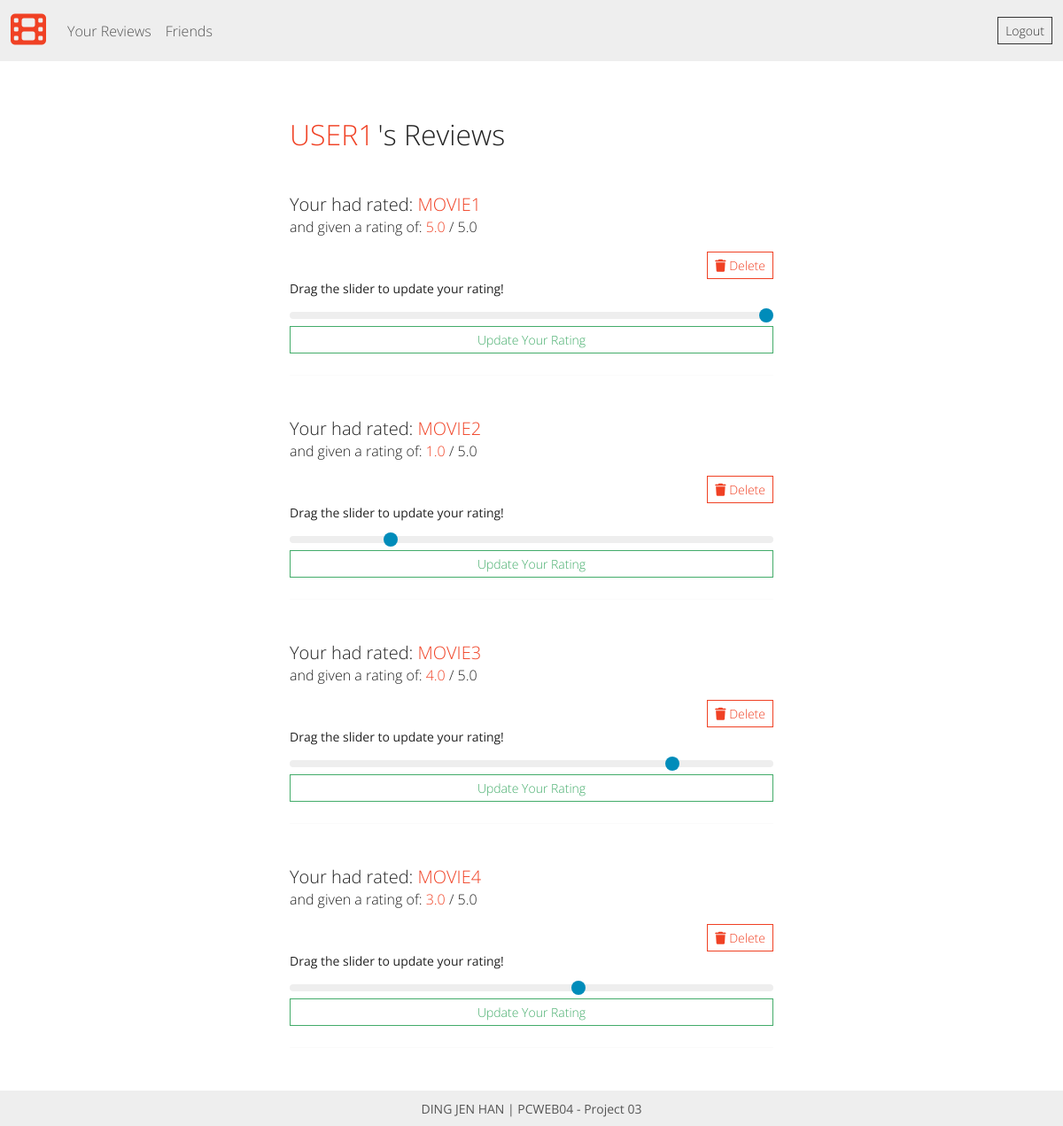
Page /yourreview.php?user=user1 (signed in) on the committed database.
### tables this page shows
CREATE TABLE `movie_reviews` (
  `user_id` int(11) NOT NULL,
  `movie_id` int(11) NOT NULL,
  `ratings` decimal(2,1) DEFAULT NULL
);

CREATE TABLE `movies` (
  `movie_id` int(11) NOT NULL,
  `movie_name` varchar(30) DEFAULT NULL
);

### yourreview.php (the view, shortened to what this page needs)
<?php
require "dbconfig/config.php";
include "inc/header.php";
include "inc/footer.php";
include "inc/navbar.php";
?>
<body>
	<?php
	$user = $_GET['user'];
	$query = "SELECT user_id FROM userinfo WHERE username = '$user'";
	$result = mysqli_query($con, $query);
	$row = mysqli_fetch_array($result);
	$userid = $row['user_id'];
	?>
	<div class="container mt-5">
		<div class="row">
			<div class="container">
				<div class="row justify-content-center align-items-center">
					<div class="col-10 col-md-8 col-lg-6">
						<div class="my-3">
							<h2 class="d-inline text-danger"><?= strtoupper($user); ?></h2>
							<h2 class="d-inline">'s Reviews</h2>
						</div>
						<?php
						$query = "	SELECT movies.movie_name, movie_reviews.ratings, movie_reviews.user_id, movie_reviews.movie_id
									FROM movies
									LEFT JOIN movie_reviews
									ON movies.movie_id = movie_reviews.movie_id
									WHERE movie_reviews.user_id = $userid;
								 ";
						$result = mysqli_query($con, $query);
						while ($row = mysqli_fetch_array($result)) {
							$movieid = $row['movie_id'];
							$userrating = $row['ratings'];
							$movierated = $row['movie_name'];
							echo '
									<div class="mt-5">
									<h5 class="d-inline"> Your had rated: </h5>
									<h5 class="d-inline text-danger"> ' . strtoupper($movierated) . ' </h5>
									</div>
									<div class="mb-3">
									<h6 class="d-inline"> and given a rating of: </h6>
									<h6 class="d-inline text-danger">' . $userrating . '</h6>
									<h6 class="d-inline"> / 5.0</h6>
									</div>
								';
							if ($_GET["user"] == $_SESSION["username"]) {
								echo ' <form class="" method="post" action = " ';
								echo htmlspecialchars('./yourreview.php?user=' . $user . '');
								echo '">';
								echo "
										<div class='d-flex flex-row-reverse'>
										<button class='btn btn-sm btn-outline-danger' name='delrecord' type='submit'>
										<i class='fas fa-trash'></i> Delete </button>
										<input class='' type='hidden' name='movieid' value='$movieid' readonly>
										</div>
										</form>
									 ";
								echo '
								<form class="hiddenform" method="post" action = " ';
								echo htmlspecialchars('./yourreview.php?user=' . $user . '');
								echo '">';
								echo "
									<div class='d-grid mb-4'>
										<label class='form-label'>Drag the slider to update your rating!</label>
										<input class='form-range' min='0' max='5' step='1' value='$userrating' type='range' name='rating'>
										<input class='btn btn-sm btn-outline-success' type='submit' value='Update Your Rating' name='rate'>
										<input class='btn' type='hidden' name='movieid' value='$movieid'>
									</div>
									<hr class='text-light'>
								</form>
								";
							}
						}
						?>
					</div>
				</div>
			</div>
		</div>
	</div>
	<br>

### inc/header.php (shortened to what this page needs)
<!DOCTYPE html>
<html>
<head>
    <link rel="stylesheet" type="text/css" href="https://cdn.jsdelivr.net/npm/bootswatch@5.0.1/dist/yeti/bootstrap.min.css">
    <link rel="stylesheet" href="https://use.fontawesome.com/releases/v5.6.3/css/all.css">
</head>

### inc/footer.php (shortened to what this page needs)
<footer class="fixed-bottom bg-light text-muted text-center pt-2 pb-2">
        <small>DING JEN HAN | PCWEB04 - Project 03 </small>
</footer>
</body>
</html>

### inc/navbar.php (shortened to what this page needs)
<nav class="navbar navbar-expand-lg navbar-light bg-light">
  <div class="container-fluid">
    <a class="navbar-brand " href="homepage.php"><i class="text-danger fas fa-film fa-2x"></i></a>
  <div class="collapse navbar-collapse" id="navbarColor02">
    <ul class="navbar-nav ">
    <li class="nav-item">
      <a class="nav-link" href="yourreview.php?user=<?php echo $_SESSION['username']; ?>"> Your Reviews </a>
    </li>
        <li class="nav-item">
          <a class="nav-link" href="friends.php"> Friends </a>
        </li>
  </div>
    <form method = "post" class="form-inline" action = "<?php echo htmlspecialchars($_SERVER['PHP_SELF']);?>">
      <button class="btn btn-sm btn-outline-dark" type="submit" name="logout">Logout</button>
    </form>
</nav>

### rows in the picture
movie_reviews: movie.movie_name "MOVIE1", ratings "5.0", rating "5"
movie_reviews: movie.movie_name "MOVIE2", ratings "1.0", rating "1"
movie_reviews: movie.movie_name "MOVIE3", ratings "4.0", rating "4"
movie_reviews: movie.movie_name "MOVIE4", ratings "3.0", rating "3"

### other values in the picture
$user "USER1"
